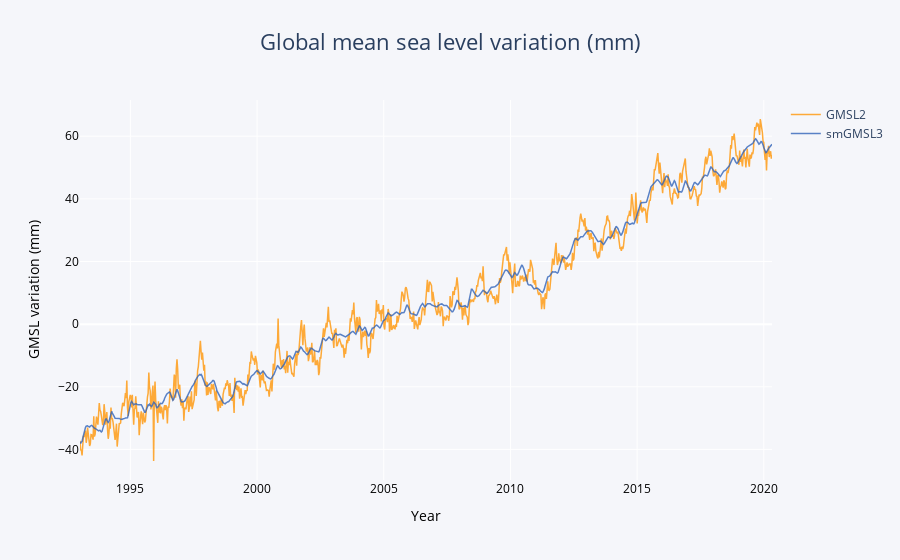

This figure's notebook cell:
### Code cell
fig = go.Figure( layout=go.Layout(
        xaxis=dict(title = "Year", color = 'black'),
        yaxis=dict(title = "GMSL variation (mm)", color = 'black'),
    ))

fig.add_trace(go.Scatter(
                x=df1.index,
                y=df1['GMSL2'],
                name="GMSL2",
                line_color= 'rgb(256, 150, 8)', line_width = 1.5,
                opacity=0.8))

fig.add_trace(go.Scatter(
                x=df1.index,
                y=df1['smGMSL3'],
                name="smGMSL3",
                line_color='rgb(50, 100, 185)', line_width = 1.5,
                opacity=0.8))

# Use date string to set xaxis range
fig.update_layout(title_text = "Global mean sea level variation (mm)", title_x=0.5, title_font_size = 22,
                  paper_bgcolor = 'rgb(245, 246, 250)', plot_bgcolor = 'rgb(245, 246, 250)')
fig.show()

### Figure 1 — Plotly figure (JSON) as saved in the notebook; plotly's stock layout.template omitted (floating-point values rounded to 4 significant figures; data arrays with more than 128 entries replaced by an {"elided": "..."} marker saying what was removed)
{"data": [{"line": {"color": "rgb(256, 150, 8)", "width": 1.5}, "name": "GMSL2", "opacity": 0.8, "type": "scatter", "x": {"elided": "1006 float values"}, "y": {"elided": "1006 float values"}}, {"line": {"color": "rgb(50, 100, 185)", "width": 1.5}, "name": "smGMSL3", "opacity": 0.8, "type": "scatter", "x": {"elided": "1006 float values"}, "y": {"elided": "1006 float values"}}], "layout": {"paper_bgcolor": "rgb(245, 246, 250)", "plot_bgcolor": "rgb(245, 246, 250)", "title": {"font": {"size": 22}, "text": "Global mean sea level variation (mm)", "x": 0.5}, "xaxis": {"color": "black", "title": {"text": "Year"}}, "yaxis": {"color": "black", "title": {"text": "GMSL variation (mm)"}}}}
